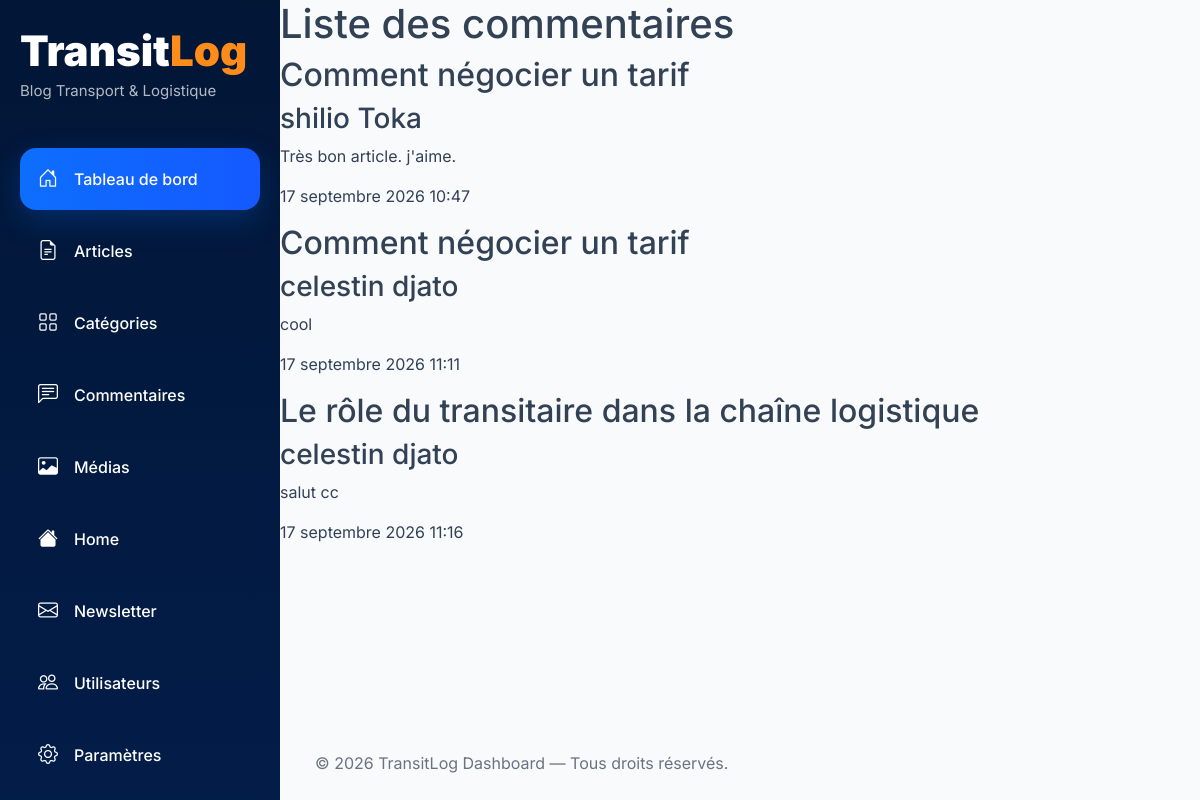
The page /dashboard/comment-list/ (signed in) on the database its author committed.
### comments/models.py (models this page shows, shortened)
class Comment(models.Model):
    post = models.ForeignKey(Post, on_delete=models.CASCADE, related_name='comments')
    user = models.ForeignKey(AUTH_USER_MODEL, on_delete=models.CASCADE, related_name='comments')
    content = models.TextField()
    created_at = models.DateTimeField(auto_now_add=True)

### app/models.py (models this page shows, shortened)
class Post(models.Model):
    STATUS_CHOICES = (
        ('draft', 'Draft'),
        ('published', 'Published'),
    )
    title = models.CharField(max_length=200)
    slug = models.SlugField(max_length=250, unique=True, blank=True)
    excerpt = models.TextField(max_length=300, blank=True)
    content = models.TextField()
    image = models.ImageField(upload_to='posts/', blank=True, null=True)
    status = models.CharField(max_length=10, choices=STATUS_CHOICES, default='draft')
    category = models.ForeignKey(Category, on_delete=models.CASCADE, related_name='posts')
    meta_title = models.CharField(max_length=60, blank=True)
    meta_description = models.CharField(max_length=160, blank=True)
    author = models.ForeignKey(AUTH_USER_MODEL, on_delete=models.CASCADE, related_name='posts')
    created_at = models.DateTimeField(auto_now_add=True)
    updated_at = models.DateTimeField(auto_now=True)
    published_at = models.DateTimeField(null=True, blank=True)
    class Meta:
        ordering = ['-published_at']

### account/models.py (models this page shows, shortened)
class CustomUser(AbstractUser):
    ROLE_CHOICES = (
        ('user', 'User'),
        ('admin', 'Admin')
    )
    username = None
    email = models.EmailField(unique=True)
    full_name = models.CharField(max_length=255)
    avatar = models.ImageField(upload_to='avatars/', null=True, blank=True)
    role = models.CharField(max_length=50, choices=ROLE_CHOICES, default='user')
    objects = CustomUserManager()
    USERNAME_FIELD = 'email'
    REQUIRED_FIELDS = ['full_name']

### dashboard/views.py (the view)
# urls.py: path('comment-list/', CommentListView.as_view(), name='comment-list'),
class CommentListView(AdminRequiredMixin, ListView):
    model = Comment
    template_name = 'dash/comment.html'
    context_object_name = 'comments'

### dashboard/views.py (called while the page is built)
    def test_func(self):
        return self.request.user.role == 'admin'

### dashboard/templates/dash/comment.html (shortened to what this page needs)
{% extends 'dash_base.html' %}
{% block content %}
  <h1>Liste des commentaires</h1>
  {% for comment in comments %}
    <h2>{{ comment.post.title }}</h2>
    <h3>{{ comment.user.full_name }}</h3>
    <p>{{ comment.content }}</p>
    <p>{{ comment.created_at }}</p>
  {% endfor %}
{% endblock %}

### static/css/dash/dashboard.css (style rules this page uses)
* { margin: 0; padding: 0; box-sizing: border-box; }
html { scroll-behavior: smooth; }
body { font-family: 'Inter', sans-serif; background: #f4f7fb; min-height: 100vh; overflow-x: hidden; }

### static/css/dash/settings.css (style rules this page uses)
:root { --primary: #0f172a; --primary-light: #1e293b; --orange: #f97316; --orange-dark: #ea580c; --background: #f8fafc; --white: #ffffff; --text: #334155; --text-light: #64748b; --border: #e2e8f0; --danger: #dc2626; }
* { margin: 0; padding: 0; box-sizing: border-box; }
body { font-family: "Inter", sans-serif; background: var(--background); color: var(--text); }

### rows shown on the page
Comment: post "Comment négocier un tarif", user.full_name "shilio Toka", content "Très bon article. j'aime.", created_at "17 septembre 2026 10:47"
Comment: post "Comment négocier un tarif", user.full_name "celestin djato", content "cool", created_at "17 septembre 2026 11:11"
Comment: post "Le rôle du transitaire dans la chaîne logistique", user.full_name "celestin djato", content "salut cc", created_at "17 septembre 2026 11:16"
